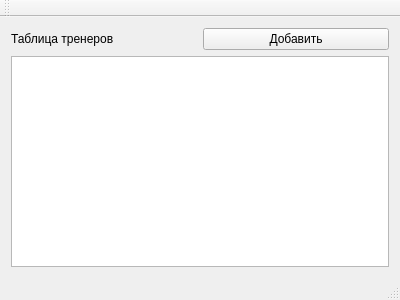
<?xml version="1.0" encoding="UTF-8"?>
<ui version="4.0">
 <class>MainWindow</class>
 <widget class="QMainWindow" name="MainWindow">
  <property name="geometry">
   <rect>
    <x>0</x>
    <y>0</y>
    <width>400</width>
    <height>300</height>
   </rect>
  </property>
  <property name="windowTitle">
   <string>MainWindow</string>
  </property>
  <widget class="QWidget" name="centralWidget">
   <layout class="QGridLayout" name="gridLayout">
    <item row="0" column="1">
     <widget class="QPushButton" name="addDeviceButton">
      <property name="text">
       <string>Добавить</string>
      </property>
     </widget>
    </item>
    <item row="0" column="0">
     <widget class="QLabel" name="label">
      <property name="text">
       <string>Таблица тренеров</string>
      </property>
     </widget>
    </item>
    <item row="1" column="0" colspan="2">
     <widget class="QTableView" name="deviceTableView"/>
    </item>
   </layout>
  </widget>
  <widget class="QMenuBar" name="menuBar">
   <property name="geometry">
    <rect>
     <x>0</x>
     <y>0</y>
     <width>400</width>
     <height>17</height>
    </rect>
   </property>
  </widget>
  <widget class="QToolBar" name="mainToolBar">
   <attribute name="toolBarArea">
    <enum>TopToolBarArea</enum>
   </attribute>
   <attribute name="toolBarBreak">
    <bool>false</bool>
   </attribute>
  </widget>
  <widget class="QStatusBar" name="statusBar"/>
 </widget>
 <layoutdefault spacing="6" margin="11"/>
 <resources/>
 <connections/>
</ui>
